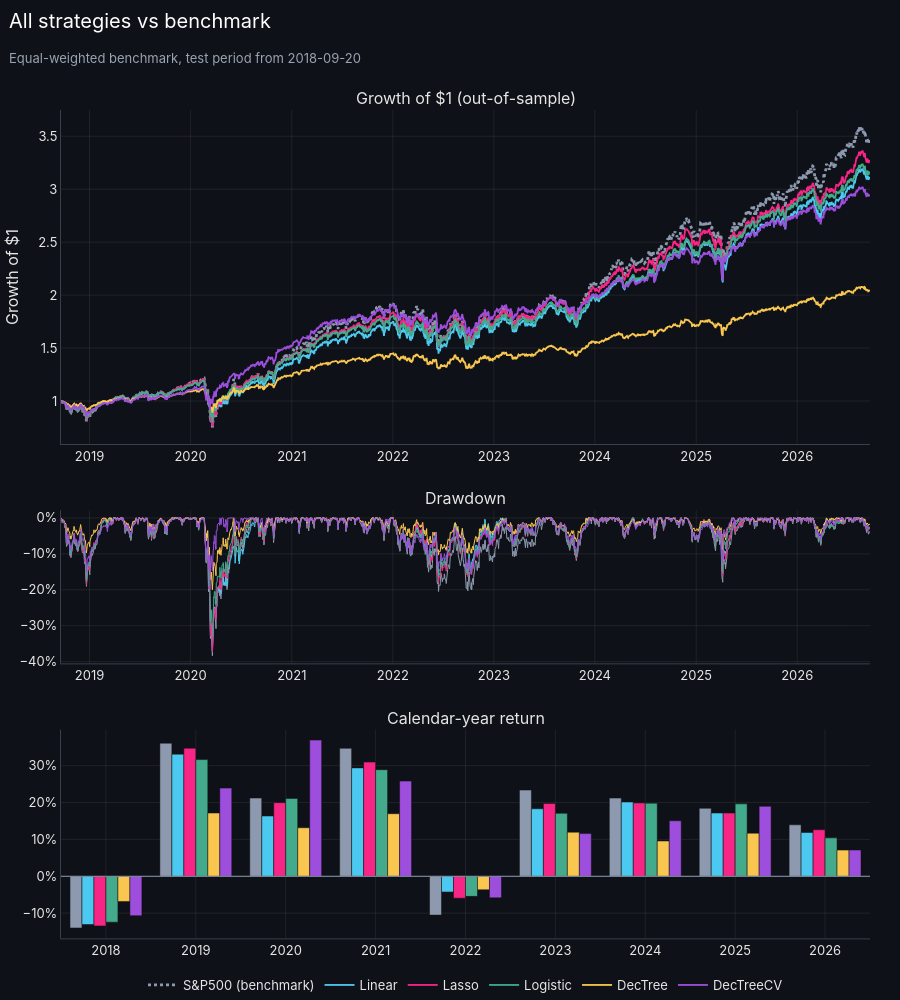

Here is the notebook cell this chart was saved with:
### Code cell
# Every strategy against the benchmark: growth of $1, drawdowns and calendar-year returns
func_lib.strategy_comparison_figure(
    cum_returns, calendar_returns,
    func_lib.subtitled('All strategies vs benchmark', f"Equal-weighted benchmark, test period from {split['split_date']:%Y-%m-%d}"),
).show()

### Figure 1 — Plotly figure (JSON) as saved in the notebook; plotly's stock layout.template omitted (floating-point values rounded to 4 significant figures; data arrays with more than 128 entries replaced by an {"elided": "..."} marker saying what was removed)
{"data": [{"hovertemplate": "%{y:.3f}", "legendgroup": "S&P500", "line": {"color": "#8d99ae", "dash": "dot", "width": 2.8}, "name": "S&P500 (benchmark)", "type": "scatter", "x": {"elided": "2010 str values"}, "xaxis": "x", "y": {"elided": "2010 float values"}, "yaxis": "y"}, {"hovertemplate": "%{y:.1%}", "legendgroup": "S&P500", "line": {"color": "#8d99ae", "width": 1}, "name": "S&P500 (benchmark)", "showlegend": false, "type": "scatter", "x": {"elided": "2010 str values"}, "xaxis": "x2", "y": {"elided": "2010 float values"}, "yaxis": "y2"}, {"hovertemplate": "%{y:.1f}%", "legendgroup": "S&P500", "marker": {"color": "#8d99ae"}, "name": "S&P500 (benchmark)", "showlegend": false, "type": "bar", "x": ["2018", "2019", "2020", "2021", "2022", "2023", "2024", "2025", "2026"], "xaxis": "x3", "y": [-14.01, 36.1, 21.22, 34.71, -10.53, 23.39, 21.22, 18.44, 13.96], "yaxis": "y3"}, {"hovertemplate": "%{y:.3f}", "legendgroup": "Linear_Return", "line": {"color": "#4CC9F0", "dash": "solid", "width": 1.8}, "name": "Linear", "type": "scatter", "x": {"elided": "2010 str values"}, "xaxis": "x", "y": {"elided": "2010 float values"}, "yaxis": "y"}, {"hovertemplate": "%{y:.1%}", "legendgroup": "Linear_Return", "line": {"color": "#4CC9F0", "width": 1}, "name": "Linear", "showlegend": false, "type": "scatter", "x": {"elided": "2010 str values"}, "xaxis": "x2", "y": {"elided": "2010 float values"}, "yaxis": "y2"}, {"hovertemplate": "%{y:.1f}%", "legendgroup": "Linear_Return", "marker": {"color": "#4CC9F0"}, "name": "Linear", "showlegend": false, "type": "bar", "x": ["2018", "2019", "2020", "2021", "2022", "2023", "2024", "2025", "2026"], "xaxis": "x3", "y": [-13.08, 33.12, 16.34, 29.4, -4.25, 18.31, 20.14, 17.15, 11.87], "yaxis": "y3"}, {"hovertemplate": "%{y:.3f}", "legendgroup": "Lasso_Return", "line": {"color": "#F72585", "dash": "solid", "width": 1.8}, "name": "Lasso", "type": "scatter", "x": {"elided": "2010 str values"}, "xaxis": "x", "y": {"elided": "2010 float values"}, "yaxis": "y"}, {"hovertemplate": "%{y:.1%}", "legendgroup": "Lasso_Return", "line": {"color": "#F72585", "width": 1}, "name": "Lasso", "showlegend": false, "type": "scatter", "x": {"elided": "2010 str values"}, "xaxis": "x2", "y": {"elided": "2010 float values"}, "yaxis": "y2"}, {"hovertemplate": "%{y:.1f}%", "legendgroup": "Lasso_Return", "marker": {"color": "#F72585"}, "name": "Lasso", "showlegend": false, "type": "bar", "x": ["2018", "2019", "2020", "2021", "2022", "2023", "2024", "2025", "2026"], "xaxis": "x3", "y": [-13.47, 34.74, 19.97, 30.97, -5.931, 19.75, 19.9, 17.15, 12.62], "yaxis": "y3"}, {"hovertemplate": "%{y:.3f}", "legendgroup": "Logistic_Return", "line": {"color": "#43AA8B", "dash": "solid", "width": 1.8}, "name": "Logistic", "type": "scatter", "x": {"elided": "2010 str values"}, "xaxis": "x", "y": {"elided": "2010 float values"}, "yaxis": "y"}, {"hovertemplate": "%{y:.1%}", "legendgroup": "Logistic_Return", "line": {"color": "#43AA8B", "width": 1}, "name": "Logistic", "showlegend": false, "type": "scatter", "x": {"elided": "2010 str values"}, "xaxis": "x2", "y": {"elided": "2010 float values"}, "yaxis": "y2"}, {"hovertemplate": "%{y:.1f}%", "legendgroup": "Logistic_Return", "marker": {"color": "#43AA8B"}, "name": "Logistic", "showlegend": false, "type": "bar", "x": ["2018", "2019", "2020", "2021", "2022", "2023", "2024", "2025", "2026"], "xaxis": "x3", "y": [-12.44, 31.65, 21.12, 28.91, -5.445, 17.08, 19.83, 19.66, 10.42], "yaxis": "y3"}, {"hovertemplate": "%{y:.3f}", "legendgroup": "DecTree_Return", "line": {"color": "#F9C74F", "dash": "solid", "width": 1.8}, "name": "DecTree", "type": "scatter", "x": {"elided": "2010 str values"}, "xaxis": "x", "y": {"elided": "2010 float values"}, "yaxis": "y"}, {"hovertemplate": "%{y:.1%}", "legendgroup": "DecTree_Return", "line": {"color": "#F9C74F", "width": 1}, "name": "DecTree", "showlegend": false, "type": "scatter", "x": {"elided": "2010 str values"}, "xaxis": "x2", "y": {"elided": "2010 float values"}, "yaxis": "y2"}, {"hovertemplate": "%{y:.1f}%", "legendgroup": "DecTree_Return", "marker": {"color": "#F9C74F"}, "name": "DecTree", "showlegend": false, "type": "bar", "x": ["2018", "2019", "2020", "2021", "2022", "2023", "2024", "2025", "2026"], "xaxis": "x3", "y": [-6.822, 17.16, 13.16, 16.97, -3.655, 11.96, 9.571, 11.69, 7.098], "yaxis": "y3"}, {"hovertemplate": "%{y:.3f}", "legendgroup": "DecTreeCV_Return", "line": {"color": "#9D4EDD", "dash": "solid", "width": 1.8}, "name": "DecTreeCV", "type": "scatter", "x": {"elided": "2010 str values"}, "xaxis": "x", "y": {"elided": "2010 float values"}, "yaxis": "y"}, {"hovertemplate": "%{y:.1%}", "legendgroup": "DecTreeCV_Return", "line": {"color": "#9D4EDD", "width": 1}, "name": "DecTreeCV", "showlegend": false, "type": "scatter", "x": {"elided": "2010 str values"}, "xaxis": "x2", "y": {"elided": "2010 float values"}, "yaxis": "y2"}, {"hovertemplate": "%{y:.1f}%", "legendgroup": "DecTreeCV_Return", "marker": {"color": "#9D4EDD"}, "name": "DecTreeCV", "showlegend": false, "type": "bar", "x": ["2018", "2019", "2020", "2021", "2022", "2023", "2024", "2025", "2026"], "xaxis": "x3", "y": [-10.67, 23.93, 36.94, 25.82, -5.839, 11.59, 15.06, 18.98, 7.134], "yaxis": "y3"}], "layout": {"annotations": [{"font": {"size": 16}, "showarrow": false, "text": "Growth of $1 (out-of-sample)", "x": 0.5, "xanchor": "center", "xref": "paper", "y": 1.0, "yanchor": "bottom", "yref": "paper"}, {"font": {"size": 16}, "showarrow": false, "text": "Drawdown", "x": 0.5, "xanchor": "center", "xref": "paper", "y": 0.5168, "yanchor": "bottom", "yref": "paper"}, {"font": {"size": 16}, "showarrow": false, "text": "Calendar-year return", "x": 0.5, "xanchor": "center", "xref": "paper", "y": 0.252, "yanchor": "bottom", "yref": "paper"}], "barmode": "group", "height": 1000, "hovermode": "x unified", "shapes": [{"line": {"color": "#8d99ae", "width": 1}, "type": "line", "x0": 0, "x1": 1, "xref": "x3 domain", "y0": 0, "y1": 0, "yref": "y3"}], "title": {"subtitle": {"text": "Equal-weighted benchmark, test period from 2018-09-20"}, "text": "All strategies vs benchmark"}, "xaxis": {"anchor": "y", "domain": [0.0, 1.0]}, "xaxis2": {"anchor": "y2", "domain": [0.0, 1.0]}, "xaxis3": {"anchor": "y3", "domain": [0.0, 1.0]}, "yaxis": {"anchor": "x", "domain": [0.5968, 1.0], "title": {"text": "Growth of $1"}}, "yaxis2": {"anchor": "x2", "domain": [0.332, 0.5168], "tickformat": ".0%"}, "yaxis3": {"anchor": "x3", "domain": [0.0, 0.252], "ticksuffix": "%"}}}
